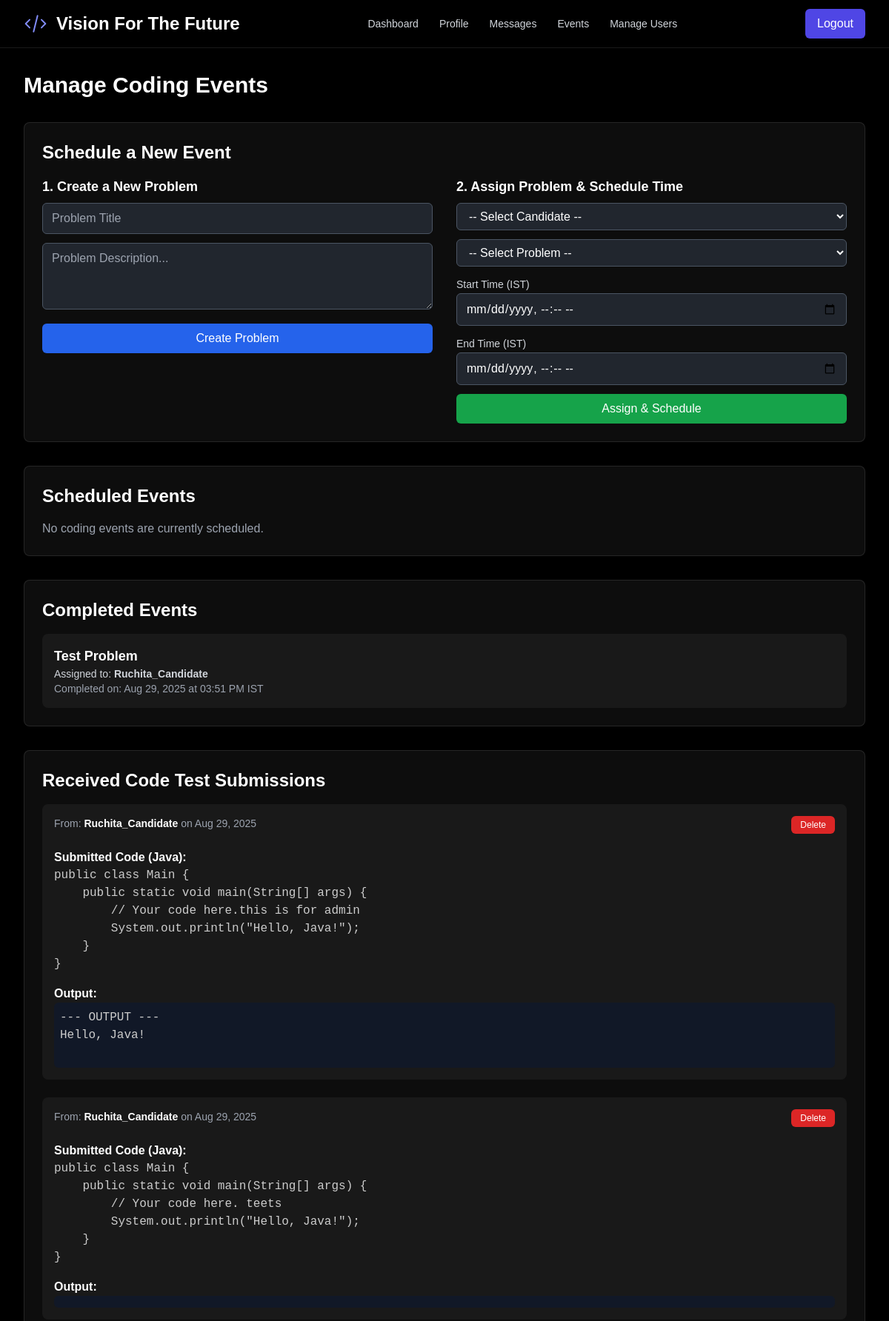
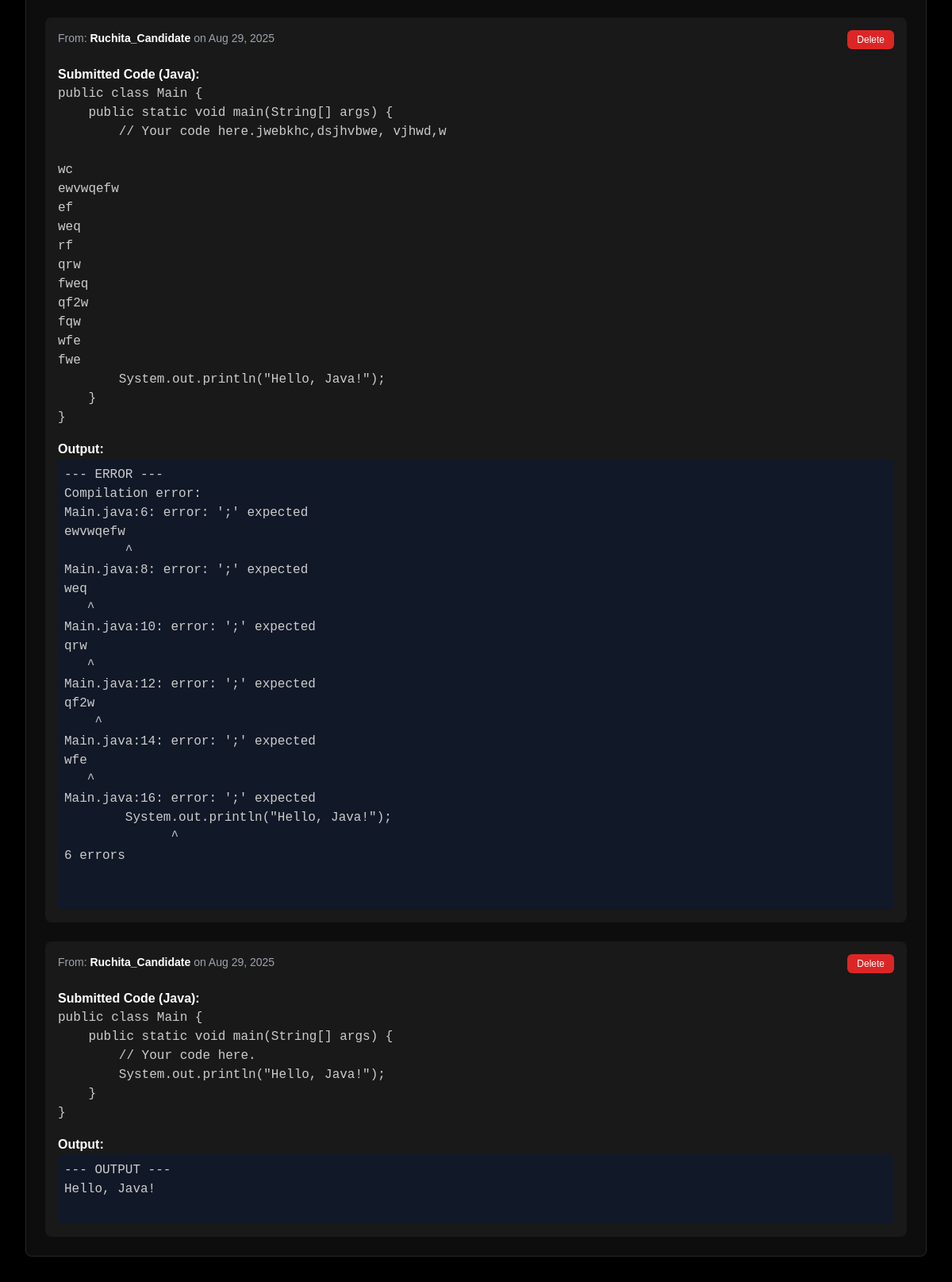
The page /events (signed in) on the database its author committed (2 pictures, top to bottom).
### models.py (models this page shows)
class User(UserMixin, db.Model):
    id = db.Column(db.Integer, primary_key=True)
    username = db.Column(db.String(100), unique=True, nullable=False)
    email = db.Column(db.String(120), unique=True, nullable=False)
    password_hash = db.Column(db.String(128), nullable=False)
    role = db.Column(db.String(20), nullable=False, default='candidate')
    is_approved = db.Column(db.Boolean, default=False, nullable=False)
    avatar_url = db.Column(db.String(200), nullable=False, default='https://api.dicebear.com/8.x/initials/svg?seed=User')
    problem_statement_id = db.Column(db.Integer, db.ForeignKey('problem_statement.id'), nullable=True)
    test_start_time = db.Column(db.DateTime, nullable=True)
    test_end_time = db.Column(db.DateTime, nullable=True)
    is_active = db.Column(db.Boolean, default=True, nullable=False)
    reminder_sent = db.Column(db.Boolean, default=False, nullable=False)
    test_completed = db.Column(db.Boolean, default=False, nullable=False) # New field
    moderator_id = db.Column(db.Integer, db.ForeignKey('user.id'), nullable=True)
    mobile_number = db.Column(db.String(20), nullable=True)
    primary_skill = db.Column(db.String(100), nullable=True)
    primary_skill_experience = db.Column(db.String(50), nullable=True)
    secondary_skill = db.Column(db.String(100), nullable=True)
    secondary_skill_experience = db.Column(db.String(50), nullable=True)
    resume_filename = db.Column(db.String(200), nullable=True)
    secret_question = db.Column(db.String(255), nullable=True)
    secret_answer_hash = db.Column(db.String(128), nullable=True)
    allowed_contacts = db.relationship('User', secondary=candidate_contacts,
                                       primaryjoin=(candidate_contacts.c.candidate_id == id),
                                       secondaryjoin=(candidate_contacts.c.developer_id == id),
                                       backref=db.backref('contact_for', lazy='dynamic'), lazy='dynamic')
    created_problems = db.relationship('ProblemStatement', foreign_keys=[ProblemStatement.created_by_id], backref='creator', lazy=True)
    sent_messages = db.relationship('Message', foreign_keys='Message.sender_id', backref='sender', lazy=True)
    received_messages = db.relationship('Message', foreign_keys='Message.recipient_id', backref='recipient', lazy=True)
    activity_updates = db.relationship('ActivityUpdate', backref='author', lazy=True)
    sent_snippets = db.relationship('CodeSnippet', foreign_keys='CodeSnippet.sender_id', backref='snippet_sender', lazy=True)
    received_snippets = db.relationship('CodeSnippet', foreign_keys='CodeSnippet.recipient_id', backref='snippet_recipient', lazy=True)
    applications = db.relationship('JobApplication', backref='candidate', lazy=True)
    test_submissions = db.relationship('CodeTestSubmission', foreign_keys='CodeTestSubmission.candidate_id', backref='candidate_submitter', lazy=True)
    received_tests = db.relationship('CodeTestSubmission', foreign_keys='CodeTestSubmission.recipient_id', backref='test_recipient', lazy=True)

class ProblemStatement(db.Model):
    id = db.Column(db.Integer, primary_key=True)
    title = db.Column(db.String(200), nullable=False)
    description = db.Column(db.Text, nullable=False)
    created_by_id = db.Column(db.Integer, db.ForeignKey('user.id'))
    users = db.relationship('User', foreign_keys='User.problem_statement_id', backref='assigned_problem', lazy=True)

class CodeTestSubmission(db.Model):
    id = db.Column(db.Integer, primary_key=True)
    candidate_id = db.Column(db.Integer, db.ForeignKey('user.id'), nullable=False)
    recipient_id = db.Column(db.Integer, db.ForeignKey('user.id'), nullable=False)
    code = db.Column(db.Text, nullable=False)
    output = db.Column(db.Text, nullable=True)
    language = db.Column(db.String(50), nullable=False, default='java')
    submitted_at = db.Column(db.DateTime, index=True, default=datetime.utcnow)

### app.py (the view)
@app.route('/events')
@login_required
@role_required(['admin', 'developer', 'moderator'])
def events():
    candidates = User.query.filter_by(role='candidate').all()
    problems = ProblemStatement.query.all()
    scheduled_events = User.query.filter(User.problem_statement_id != None, User.test_completed == False).all()
    completed_events = User.query.filter(User.problem_statement_id != None, User.test_completed == True).all()
    ist_offset = timedelta(hours=5, minutes=30)
    for event in scheduled_events + completed_events:
        if event.test_start_time:
            event.start_time_ist = (event.test_start_time + ist_offset).strftime('%b %d, %Y at %I:%M %p')
        if event.test_end_time:
            event.end_time_ist = (event.test_end_time + ist_offset).strftime('%b %d, %Y at %I:%M %p')
    received_tests = CodeTestSubmission.query.filter_by(recipient_id=current_user.id).order_by(CodeTestSubmission.submitted_at.desc()).all()
    return render_template('events.html',
                           candidates=candidates,
                           problems=problems,
                           scheduled_events=scheduled_events,
                           completed_events=completed_events,
                           received_tests=received_tests)

### app.py (called while the page is built)
@app.before_request
def before_request():
    session.permanent = True
    app.permanent_session_lifetime = timedelta(minutes=5)
    session.modified = True

@login_manager.user_loader
def load_user(user_id):
    return User.query.get(int(user_id))

def role_required(roles):
    if not isinstance(roles, list):
        roles = [roles]
    def wrapper(fn):
        @wraps(fn)
        def decorated_view(*args, **kwargs):
            if not current_user.is_authenticated or current_user.role not in roles:
                flash('You do not have permission to access this page.', 'danger')
                return redirect(url_for('dashboard'))
            return fn(*args, **kwargs)
        return decorated_view
    return wrapper

@app.context_processor
def inject_messages():
    if hasattr(current_user, 'is_authenticated') and current_user.is_authenticated:
        messages = Message.query.filter(
            (Message.sender_id == current_user.id) | (Message.recipient_id == current_user.id)
        ).order_by(Message.timestamp.desc()).all()
        return dict(messages=messages)
    return dict(messages=[])

### templates/events.html (shortened to what this page needs)
{% extends "layout.html" %}
{% block content %}
<div class="space-y-8">
    <h1 class="text-3xl font-bold text-white animate-dynamic">Manage Coding Events</h1>
    {% if current_user.role != 'moderator' %}
    <div class="bg-white/5 dark:bg-gray-800/20 rounded-lg shadow-xl p-6 animate-dynamic backdrop-blur-sm border border-white/10">
        <h2 class="text-2xl font-bold text-white mb-4">Schedule a New Event</h2>
        <div class="grid grid-cols-1 md:grid-cols-2 gap-8">
            <div>
                <h3 class="text-lg font-semibold mb-2 text-white">1. Create a New Problem</h3>
                <form action="{{ url_for('create_problem') }}" method="POST" class="space-y-3">
                    <input type="text" name="problem_title" placeholder="Problem Title" required class="w-full px-3 py-2 border border-gray-600 rounded-md bg-gray-700/50 text-white placeholder-gray-400">
                    <textarea name="problem_description" rows="3" placeholder="Problem Description..." required class="w-full px-3 py-2 border border-gray-600 rounded-md bg-gray-700/50 text-white placeholder-gray-400"></textarea>
                    <button type="submit" class="w-full py-2 px-4 rounded-md text-white bg-blue-600 hover:bg-blue-700">Create Problem</button>
                </form>
            </div>
            <div>
                <h3 class="text-lg font-semibold mb-2 text-white">2. Assign Problem & Schedule Time</h3>
                <form action="{{ url_for('assign_problem') }}" method="POST" class="space-y-3">
                    <select name="candidate_id" required class="w-full px-3 py-2 border border-gray-600 rounded-md bg-gray-700/50 text-white">
                        <option value="">-- Select Candidate --</option>
                    </select>
                    <select name="problem_id" required class="w-full px-3 py-2 border border-gray-600 rounded-md bg-gray-700/50 text-white">
                        <option value="">-- Select Problem --</option>
                    </select>
                    <div>
                        <label class="text-sm font-medium text-gray-300">Start Time (IST)</label>
                        <input type="datetime-local" name="start_time" required class="w-full px-3 py-2 border border-gray-600 rounded-md bg-gray-700/50 text-white">
                    </div>
                    <div>
                        <label class="text-sm font-medium text-gray-300">End Time (IST)</label>
                        <input type="datetime-local" name="end_time" required class="w-full px-3 py-2 border border-gray-600 rounded-md bg-gray-700/50 text-white">
                    </div>
                    <button type="submit" class="w-full py-2 px-4 rounded-md text-white bg-green-600 hover:bg-green-700">Assign & Schedule</button>
                </form>
            </div>
        </div>
    </div>
    {% endif %}
    <div class="bg-white/5 dark:bg-gray-800/20 rounded-lg shadow-xl p-6 animate-dynamic backdrop-blur-sm border border-white/10">
        <h2 class="text-2xl font-bold text-white mb-4">Scheduled Events</h2>
        <div class="space-y-4">
            {% for event in scheduled_events %}
                <div class="bg-white/5 dark:bg-gray-700/20 p-4 rounded-lg animate-stagger">
                    <div class="md:flex md:justify-between">
                        <div>
                            <p class="font-bold text-lg text-white">{{ event.assigned_problem.title }}</p>
                            <p class="text-sm text-gray-300">Assigned to: <span class="font-semibold">{{ event.username }}</span></p>
                            <p class="text-sm text-gray-400">Starts: {{ event.start_time_ist }} IST</p>
                            <p class="text-sm text-gray-400">Ends: {{ event.end_time_ist }} IST</p>
                        </div>
                        <div class="flex items-start space-x-2 mt-4 md:mt-0">
                            <form action="{{ url_for('reschedule_event', user_id=event.id) }}" method="POST" class="flex items-center space-x-2">
                                <input type="datetime-local" name="new_start_time" required class="px-2 py-1 border text-xs border-gray-600 rounded-md bg-gray-700/50 text-white">
                                <input type="datetime-local" name="new_end_time" required class="px-2 py-1 border text-xs border-gray-600 rounded-md bg-gray-700/50 text-white">
                                <button type="submit" class="px-3 py-1 text-xs rounded-md text-white bg-yellow-600 hover:bg-yellow-700">Reschedule</button>
                            </form>
                            <a href="{{ url_for('cancel_event', user_id=event.id) }}" class="px-3 py-1 text-xs rounded-md text-white bg-red-600 hover:bg-red-700">Cancel</a>
                        </div>
                    </div>
                </div>
            {% else %}
                <p class="text-gray-400">No coding events are currently scheduled.</p>
            {% endfor %}
        </div>
    </div>
    <div class="bg-white/5 dark:bg-gray-800/20 rounded-lg shadow-xl p-6 animate-dynamic backdrop-blur-sm border border-white/10">
        <h2 class="text-2xl font-bold text-white mb-4">Completed Events</h2>
        <div class="space-y-4">
            {% for event in completed_events %}
                <div class="bg-white/5 dark:bg-gray-900/30 p-4 rounded-lg animate-stagger">
                    <p class="font-bold text-lg text-white">{{ event.assigned_problem.title }}</p>
                    <p class="text-sm text-gray-300">Assigned to: <span class="font-semibold">{{ event.username }}</span></p>
                    <p class="text-sm text-gray-400">Completed on: {{ event.end_time_ist }} IST</p>
                </div>
            {% else %}
                <p class="text-gray-400">No coding events have been completed yet.</p>
            {% endfor %}
        </div>
    </div>
    {% if current_user.role != 'moderator' %}
    <div class="bg-white/5 dark:bg-gray-800/20 rounded-lg shadow-xl p-6 backdrop-blur-sm border border-white/10">
        <h2 class="text-2xl font-bold text-white mb-4">Received Code Test Submissions</h2>
        <div class="space-y-6">
            {% for test in received_tests %}
                <div class="bg-white/5 dark:bg-gray-700/20 rounded-lg p-4 animate-stagger">
                    <div class="flex justify-between items-start">
                        <p class="text-sm text-gray-400 mb-2">From: <strong class="text-white">{{ test.candidate_submitter.username }}</strong> on {{ test.submitted_at.strftime('%b %d, %Y') }}</p>
                        <a href="{{ url_for('delete_code_test_submission', submission_id=test.id) }}" class="px-3 py-1 text-xs rounded-md text-white bg-red-600 hover:bg-red-700">Delete</a>
                    </div>
                    <h3 class="font-semibold text-white mt-4">Submitted Code ({{ test.language.title() }}):</h3>
                    <pre><code class="language-{{ test.language }}">{{ test.code }}</code></pre>
                    <h3 class="font-semibold text-white mt-4">Output:</h3>
                    <pre class="bg-gray-900 text-white p-2 rounded-md"><code class="language-bash">{{ test.output }}</code></pre>
                </div>
            {% else %}
                <p class="text-gray-400">No code tests have been submitted to you.</p>
            {% endfor %}
        </div>
    </div>
    {% endif %}
</div>
{% endblock %}

### static/css/style.css (style rules this page uses)
body { font-family: sans-serif; overflow-x: hidden; }

### rows shown on the page
User: assigned_problem "Test Problem", username "Ruchita_Candidate", end_time_ist "Aug 29, 2025 at 03:51 PM"
CodeTestSubmission: candidate_submitter.username "Ruchita_Candidate", submitted_at "Aug 29, 2025", language "Java", code "public class Main { public static void main(String[] args) { // Your code here.this is for admin System.out.println(\"Hello, Java!\"); } }", output "--- OUTPUT --- Hello, Java!"
CodeTestSubmission: candidate_submitter.username "Ruchita_Candidate", submitted_at "Aug 29, 2025", language "Java", code "public class Main { public static void main(String[] args) { // Your code here. teets System.out.println(\"Hello, Java!\"); } }"
CodeTestSubmission: candidate_submitter.username "Ruchita_Candidate", submitted_at "Aug 29, 2025", language "Java", code "public class Main { public static void main(String[] args) { // Your code here.jwebkhc,dsjhvbwe, vjhwd,w wc ewvwqefw ef weq rf qrw fweq qf2w fqw wfe fwe System.out.println(\"Hello, Java!\"); } }", output "--- ERROR --- Compilation error: Main.java:6: error: ';' expected ewvwqefw ^ Main.java:8: error: ';' expected weq ^ Main.java:10: error: ';' expected qrw ^ Main.java:12: error: ';' expected qf2w ^ Main.java:14: error: ';' expected wfe ^ Main.java:16: error: ';' expected System.out.println(\"Hello, Java!\"); ^ 6 errors"
CodeTestSubmission: candidate_submitter.username "Ruchita_Candidate", submitted_at "Aug 29, 2025", language "Java", code "public class Main { public static void main(String[] args) { // Your code here. System.out.println(\"Hello, Java!\"); } }", output "--- OUTPUT --- Hello, Java!"
